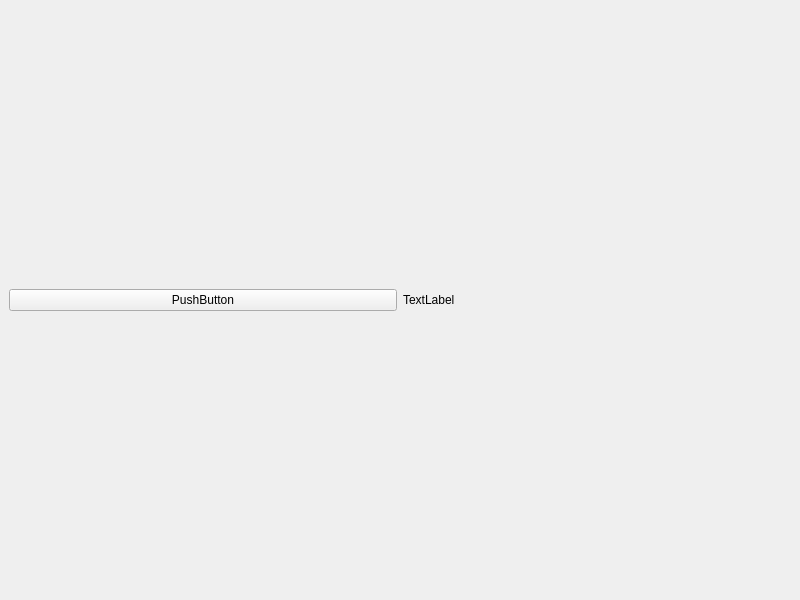
<?xml version="1.0" encoding="UTF-8"?>
<ui version="4.0">
 <class>MainWindow</class>
 <widget class="QMainWindow" name="MainWindow">
  <property name="geometry">
   <rect>
    <x>0</x>
    <y>0</y>
    <width>800</width>
    <height>600</height>
   </rect>
  </property>
  <property name="windowTitle">
   <string>MainWindow</string>
  </property>
  <widget class="QWidget" name="centralwidget">
   <layout class="QHBoxLayout" name="horizontalLayout">
    <item>
     <widget class="QPushButton" name="ongo">
      <property name="text">
       <string>PushButton</string>
      </property>
     </widget>
    </item>
    <item>
     <widget class="QLabel" name="label">
      <property name="text">
       <string>TextLabel</string>
      </property>
     </widget>
    </item>
   </layout>
  </widget>
 </widget>
 <resources/>
 <connections>
  <connection>
   <sender>ongo</sender>
   <signal>clicked()</signal>
   <receiver>MainWindow</receiver>
   <slot>slotGo()</slot>
   <hints>
    <hint type="sourcelabel">
     <x>196</x>
     <y>298</y>
    </hint>
    <hint type="destinationlabel">
     <x>215</x>
     <y>175</y>
    </hint>
   </hints>
  </connection>
 </connections>
 <slots>
  <slot>slotGo()</slot>
 </slots>
</ui>
